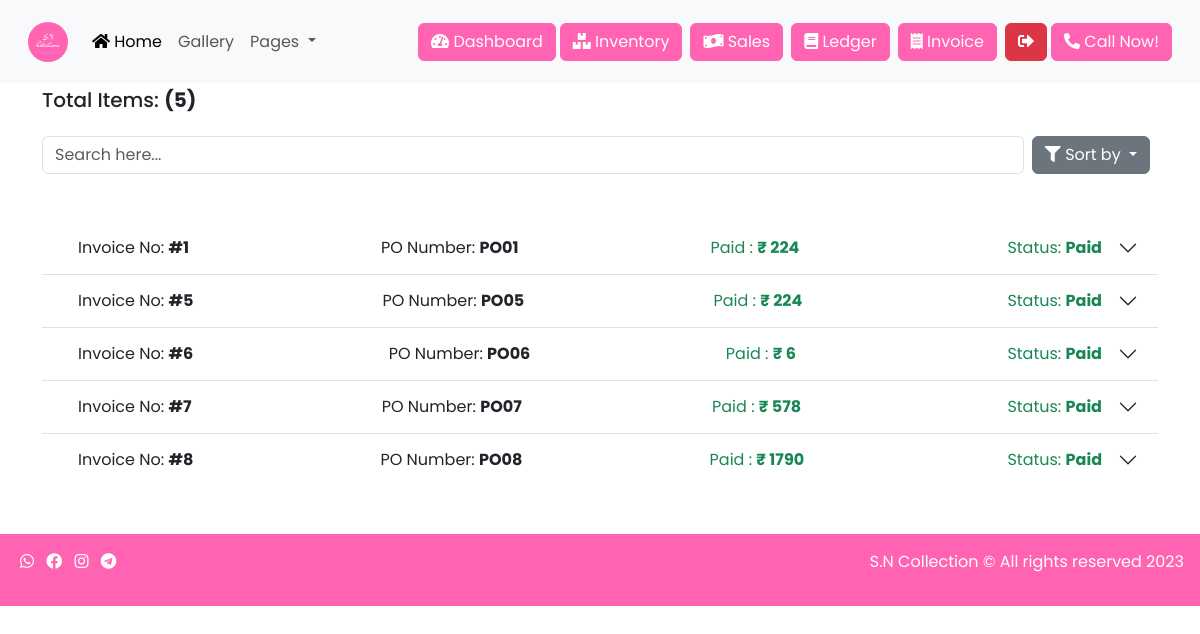
Page /sales (signed in) on the committed database.
### tools/models.py (models this page shows)
class Invoice(models.Model):
    STATUS = [
        ('Paid', "Paid"),
        ('Due', "Due"),
    ]
    invoice_no=models.IntegerField()
    po_number=models.CharField(max_length=10)
    customer=models.ForeignKey(Customer,on_delete=models.CASCADE)
    address=models.TextField(blank=True)
    invoice_items=models.ManyToManyField(Invoice_item)
    products=models.ManyToManyField(Product)
    quantity=models.PositiveBigIntegerField(default=0)
    subtotal=models.PositiveBigIntegerField(default=0)
    tax=models.PositiveBigIntegerField(default=0)
    discount=models.PositiveBigIntegerField(default=0)
    total=models.PositiveBigIntegerField(default=0)
    paid_amt=models.PositiveBigIntegerField(default=0)
    due_amt=models.PositiveBigIntegerField(default=0)
    invoice_pdf=models.FileField(upload_to='static/pdfs/',blank=True)
    date=models.DateTimeField(default=datetime.datetime.now())
    invoice_id=models.UUIDField( unique=True)
    invoice_status=models.CharField(choices=STATUS,max_length= 100,default='Due')

### tools/views.py (the view)
# urls.py: path('sales',views.sales,name="sales"),
@login_required(login_url="/login")
def sales(request):
    if request.method== "GET":
        sort=request.GET.get('sort','')
        po_no=(request.GET.get('pono',''))
        id=(request.GET.get('id',''))
        if sort=='due':
            sales=Invoice.objects.filter(invoice_status="Due")
        elif sort =='paid':
            sales=Invoice.objects.filter(invoice_status="Paid")
        elif sort == 'new':
            sales=Invoice.objects.all().order_by('-id')
        elif sort == 'old':
            sales=Invoice.objects.all().order_by('id')
        elif sort == 'low':
            sales=Invoice.objects.all().order_by('total')
        elif sort == 'high':
            sales=Invoice.objects.all().order_by('-total')
        elif po_no:
            sales=Invoice.objects.filter(po_number__icontains=po_no)
        elif id:
            sales=Invoice.objects.filter(invoice_id=id)
        else:
            sales=Invoice.objects.all()
    return render(request,'sales.html',{'sales':sales})

### tools/context_processor.py (called while the page is built)
def cart_total_amount(request):
	if request.user.is_authenticated:
		cart = Cart(request)
		total_bill = 0.0
		for key,value in request.session['cart'].items():
			total_bill = total_bill + (float(value['price']) * value['quantity'])
		return {'cart_total_amount' : total_bill}
	else:
		return {'cart_total_amount' : 0}

### templates/sales.html (shortened to what this page needs)
{% extends 'base.html' %}
{% block body %}
<div style="margin-top:80px;" class="container overflow-hidden ">
  <h5 class=" mt-2" >Total Items: <strong>({{sales|length}})</strong> </h5>
  <div class="d-flex my-4">
  <input type="text" placeholder="Search here..." oninput="handleSearch()" class="form-control " id="searchInput">
  <div class="dropdown mx-2">
    <a class="btn btn-secondary dropdown-toggle" href="#" role="button" data-bs-toggle="dropdown" aria-expanded="false">
      <i class="fas fa-filter" style="color: #ffffff;"></i> Sort by
    </a>
  </div>
</div>
  <div class="accordion accordion-flush my-5" id="list">
    {% for sale in sales %}
    <div class="accordion-item">
      <h2 class="accordion-header">
        <button class="accordion-button collapsed " type="button" data-bs-toggle="collapse"
          data-bs-target="#flush-collapse{{sale.id}}" aria-expanded="false" aria-controls="flush-collapse{{sale.id}}">
<div class="w-100 d-flex justify-content-between">
          <span class='mx-3'>Invoice No: <strong>#{{sale.invoice_no}}</strong></span>
          <span>PO Number: <strong>
              {{sale.po_number}}</strong></span>
          {% if sale.invoice_status == 'Paid' %} <span class="mx-3 text-success "> Paid : <strong>
            ₹ {{sale.paid_amt}}</strong> </span>{% else %} <span class="mx-3 text-danger "> Due : <strong>
              ₹ {{sale.due_amt}}</strong> </span> {% endif %}
          <span class="mx-3  {% if sale.invoice_status == 'Paid' %}text-success {% else %}text-danger {% endif %} ">
            Status: <strong> {{sale.invoice_status}}</strong> </span>
      </div>
        </button>
      </h2>
    </div>
    {% endfor %}
  </div>
</div>
{% endblock body %}

### templates/base.html (shortened to what this page needs)
{% load static %}
<!doctype html>
<html lang="en">
  <head>
    <link rel="stylesheet" href="https://cdnjs.cloudflare.com/ajax/libs/font-awesome/5.9.0/css/all.min.css" />
    <link href="https://cdn.jsdelivr.net/npm/bootstrap@5.3.0/dist/css/bootstrap.min.css" rel="stylesheet">
  </head>
  <body style="height:100%;font-family: 'Poppins', sans-serif;">
    <nav style=" z-index: 2;
    top: 0;
    width: 100%;
    position: absolute;" class="navbar navbar-expand-lg  bg-body-tertiary p-3 ">
      <div class="container-fluid">
        <a class="navbar-brand" href="/">
          <img src="{% static "images/logo.png" %}" alt="Logo" width="40" height="40" class="rounded-circle d-inline-block align-text-top">
        </a>
        <div  class="collapse navbar-collapse  " id="navbarSupportedContent">
          <ul class="navbar-nav me-auto mb-2 mb-lg-0">
            <li class="nav-item">
              <a class="nav-link active " aria-current="page" href="/"><i class="fas fa-home"></i> Home</a>
            </li>
            <li class="nav-item">
              <a class="nav-link" href="#gallery">Gallery</a>
            </li>
            <li class="nav-item dropdown">
              <a class="nav-link dropdown-toggle" href="#" role="button" data-bs-toggle="dropdown" aria-expanded="false">
                Pages
              </a>
            </li>
          </ul>
{% if request.user.is_authenticated %}
          <a class="btn btn-primary " href="/dashboard"><i class="fas fa-tachometer-alt"></i> Dashboard</a>
            <a class="btn btn-primary mx-1" href="/inventory"><i class="fas fa-boxes"></i> Inventory</a>
          <a class="btn btn-primary mx-1" href="/sales"><i class="fas fa-money-bill-wave"></i> Sales</a>
          <a class="btn btn-primary mx-1" href="/ledger"><i class="fas fa-book"></i> Ledger</a>
          <a class="btn btn-primary mx-1" href="/invoice"><i class="fas fa-receipt"></i> Invoice</a>
          <a class="btn btn-danger my-1 mx-1" href="/logout"><i class="fas fa-sign-out-alt"></i></a>
         {% endif %}
         <a href="tel:9963860432" class="btn btn-primary"><i class="fas fa-phone-alt"></i> Call Now!</a>
        </div>
      </div>
    </nav>
{% block body %}
    {% endblock body %}
    <footer class=" w-100 p-3 d-flex justify-content-between">
      <p>
      <a class="text-white mx-1" href="https://wa.me/+919963860432"><i class="fab fa-whatsapp"></i></a>
      <a class="text-white mx-1" href="https://wa.me/+919963860432"><i class="fab fa-facebook"></i></a>
      <a class="text-white mx-1" href="https://wa.me/+919963860432"><i class="fab fa-instagram"></i></a>
      <a href="" class="text-white mx-1"><i class="fab fa-telegram" style="color: #ffffff;"></i></a>
    </p>
      <p class="text-center  text-white">S.N Collection &copy; All rights reserved 2023 </p></footer>
  </body>
</html>

### templates/base.html (style rules this page uses)
.bg-primary, .btn-primary,footer { background-color:#ff63b1; border-color:#ff63b1; }

### rows in the picture
Invoice: invoice_no "1", po_number "PO01", paid_amt "224", invoice_status "Paid"
Invoice: invoice_no "5", po_number "PO05", paid_amt "224", invoice_status "Paid"
Invoice: invoice_no "6", po_number "PO06", paid_amt "6", invoice_status "Paid"
Invoice: invoice_no "7", po_number "PO07", paid_amt "578", invoice_status "Paid"
Invoice: invoice_no "8", po_number "PO08", paid_amt "1790", invoice_status "Paid"

### other values in the picture
{{ sales|length }} "5"
